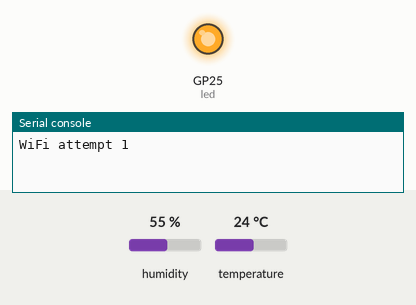
The program below on a simulated Raspberry Pi Pico running MicroPython. On the bench: output pins drawn as LEDs (lit = HIGH), the last lines printed to the serial console. The test bench sets the inputs (shaded band); at power-on: humidity 55 %, temperature 24 °C. WiFi joins after 1.5 s; values from a settings file that is not in the repository are placeholders; web requests get an empty 200 reply after 0.4 s; the clock reads 2024-03-15 10:24:30 at power-on unless the program sets it; library files of the repository ran but are not shown: 2 file(s).

Above: at 1.4 s.
At 32.9 s:
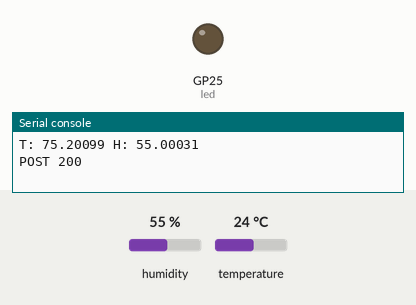
Timing chart, 0 to 79.2 s (numbered marks = the images above):
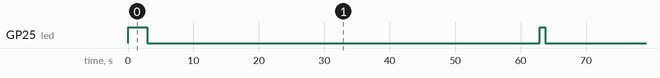

The program:

main.py
```python
from machine import Pin, reset
import network
import time
import urequests
import json
import secrets
import update
import i2c_bus
import discovery

FIRMWARE_VERSION = "pico-sensors-0.1"

SERVER_URL = secrets.SERVER_URL
SERVER_BASE = SERVER_URL.rsplit("/api/", 1)[0]
NODE_ID = secrets.NODE_ID

READ_INTERVAL_S = 60

led = Pin("LED", Pin.OUT)
i2c = i2c_bus.create_bus()

attached_sensors = []
last_scan_at = 0
last_inventory_sig = ""


def connect_wifi(max_attempts=3):
    wlan = network.WLAN(network.STA_IF)
    wlan.active(True)

    if wlan.isconnected():
        return True

    for attempt in range(1, max_attempts + 1):
        print("WiFi attempt", attempt)
        wlan.connect(secrets.WIFI_SSID, secrets.WIFI_PASSWORD)

        start = time.time()
        while not wlan.isconnected():
            if time.time() - start > 15:
                break
            time.sleep(1)

        if wlan.isconnected():
            print("WiFi connected:", wlan.ifconfig())
            return True

        backoff = attempt * 5
        print("WiFi failed, backing off", backoff, "s")
        time.sleep(backoff)

    return False


def maybe_rescan():
    global attached_sensors, last_scan_at, last_inventory_sig

    now = time.time()
    if attached_sensors and (now - last_scan_at) < discovery.RESCAN_INTERVAL_S:
        return []

    attached_sensors, scan_errors = discovery.discover(i2c)
    last_scan_at = now

    sig = discovery.inventory_signature(attached_sensors)
    change_errors = []
    if last_inventory_sig and sig != last_inventory_sig:
        print("Inventory changed:", last_inventory_sig, "->", sig)
        change_errors.append({
            "code": "inventory_changed",
            "detail": last_inventory_sig + " -> " + sig,
        })
    last_inventory_sig = sig

    print("Attached sensors:", attached_sensors)
    return discovery.merge_sensor_errors(scan_errors, change_errors)


def build_payload(readings, sensor_errors):
    integrity = discovery.integrity_from_errors(sensor_errors)
    return {
        "node_id": NODE_ID,
        "firmware_version": FIRMWARE_VERSION,
        "timestamp_node": "",
        "attached_sensors": attached_sensors,
        "readings": readings,
        "integrity": integrity,
    }


def post_payload(payload, max_attempts=3):
    for attempt in range(1, max_attempts + 1):
        try:
            response = urequests.post(
                SERVER_URL,
                headers={"Content-Type": "application/json"},
                data=json.dumps(payload),
            )

            status = response.status_code
            text = response.text
            response.close()

            print("POST", status, text)

            if 200 <= status < 300:
                return True

        except Exception as e:
            print("POST failed:", e)

        backoff = attempt * 5
        print("POST backoff", backoff, "s")
        time.sleep(backoff)

    return False


while True:
    led.on()

    if connect_wifi():
        if update.check_and_apply(SERVER_BASE, FIRMWARE_VERSION):
            reset()

        try:
            rescan_errors = maybe_rescan()
            readings, read_errors = discovery.read_all(i2c, attached_sensors)
            sensor_errors = discovery.merge_sensor_errors(rescan_errors, read_errors)

            print("T:", readings.get("temperature_F"), "H:", readings.get("humidity_percent"))

            payload = build_payload(readings, sensor_errors)
            ok = post_payload(payload)

            if not ok:
                print("POST ultimately failed")

        except Exception as e:
            print("Sensor or payload error:", e)
    else:
        print("WiFi ultimately failed")

    led.off()
    time.sleep(READ_INTERVAL_S)
```

update.py
```python
"""WiFi OTA client for MicroPython Pico W."""

import hashlib
import json
import machine
import os
import urequests

PROTECTED = {"secrets.py"}


def _server_base(server_base):
    return server_base.rstrip("/")


def fetch_manifest(server_base):
    url = _server_base(server_base) + "/api/firmware/manifest"
    response = urequests.get(url)
    try:
        if response.status_code != 200:
            print("OTA manifest HTTP", response.status_code)
            return None
        return json.loads(response.text)
    finally:
        response.close()


def _sha256(data):
    digest = hashlib.sha256(data).digest()
    return "".join("{:02x}".format(b) for b in digest)


def _ensure_parent_dir(filepath):
    if "/" not in filepath:
        return
    directory = filepath.rsplit("/", 1)[0]
    parts = directory.split("/")
    path = ""
    for part in parts:
        path = part if not path else path + "/" + part
        try:
            os.mkdir(path)
        except OSError:
            pass


def _download_file(server_base, rel_path):
    url = _server_base(server_base) + "/api/firmware/file/" + rel_path
    response = urequests.get(url)
    try:
        if response.status_code != 200:
            raise OSError("HTTP " + str(response.status_code))
        return response.content
    finally:
        response.close()


def _install_file(rel_path, data, expected_sha256, expected_size):
    if len(data) != expected_size:
        raise OSError("size mismatch for " + rel_path)

    digest = _sha256(data)
    if digest != expected_sha256:
        raise OSError("hash mismatch for " + rel_path)

    temp_path = rel_path + ".new"
    backup_path = rel_path + ".bak"

    _ensure_parent_dir(rel_path)

    with open(temp_path, "wb") as f:
        f.write(data)

    try:
        os.remove(backup_path)
    except OSError:
        pass

    try:
        os.rename(rel_path, backup_path)
    except OSError:
        pass

    try:
        os.rename(temp_path, rel_path)
    except OSError:
        try:
            os.rename(backup_path, rel_path)
        except OSError:
            pass
        raise


def update_available(manifest, current_version):
    if manifest is None:
        return False
    return manifest.get("version") != current_version


def apply_manifest(server_base, manifest):
    for entry in manifest.get("files", []):
        rel_path = entry["path"]
        if rel_path in PROTECTED:
            print("OTA skip protected", rel_path)
            continue

        print("OTA fetch", rel_path)
        data = _download_file(server_base, rel_path)
        _install_file(rel_path, data, entry["sha256"], entry["size"])
        print("OTA installed", rel_path)


def check_and_apply(server_base, current_version):
    """Return True if an update was applied (caller should reset)."""
    try:
        manifest = fetch_manifest(server_base)
        if not update_available(manifest, current_version):
            return False

        print("OTA update", current_version, "->", manifest.get("version"))
        apply_manifest(server_base, manifest)
        print("OTA complete, rebooting")
        return True
    except Exception as e:
        print("OTA failed:", e)
        return False
```

i2c_bus.py
```python
from machine import Pin, I2C

SDA_PIN = 4
SCL_PIN = 5
I2C_FREQ = 100000


def create_bus():
    return I2C(0, sda=Pin(SDA_PIN), scl=Pin(SCL_PIN), freq=I2C_FREQ)
```

discovery.py
```python
import sensors

RESCAN_INTERVAL_S = 900  # 15 minutes during development


def _hex_addr(addr):
    return hex(addr)


def _identify_address(i2c, addr):
    for driver in sensors.DRIVERS:
        if addr not in driver.ADDRESSES:
            continue
        try:
            if driver.probe(i2c, addr):
                return {
                    "driver": driver.DRIVER,
                    "address": _hex_addr(addr),
                    "label": driver.LABEL,
                }
        except OSError:
            continue
    return {
        "driver": "unknown",
        "address": _hex_addr(addr),
        "label": "unknown",
    }


def discover(i2c):
    attached = []
    sensor_errors = []
    seen_drivers = {}

    try:
        addresses = i2c.scan()
    except OSError as e:
        return attached, [{"code": "bus_scan_failed", "detail": str(e)}]

    for addr in sorted(addresses):
        entry = _identify_address(i2c, addr)
        attached.append(entry)

        if entry["driver"] == "unknown":
            sensor_errors.append({
                "address": entry["address"],
                "code": "unknown_device",
                "detail": "No driver matched this address",
            })
            continue

        driver_key = entry["driver"]
        if driver_key in seen_drivers:
            sensor_errors.append({
                "address": entry["address"],
                "code": "duplicate_or_ambiguous",
                "detail": "Multiple devices matched driver " + driver_key,
            })
        seen_drivers[driver_key] = entry["address"]

    return attached, sensor_errors


def read_all(i2c, attached):
    readings = {}
    sensor_errors = []

    for entry in attached:
        driver_name = entry["driver"]
        addr = int(entry["address"], 16)

        if driver_name == "unknown":
            continue

        driver = None
        for candidate in sensors.DRIVERS:
            if candidate.DRIVER == driver_name:
                driver = candidate
                break

        if driver is None:
            sensor_errors.append({
                "address": entry["address"],
                "code": "driver_missing",
                "detail": driver_name,
            })
            continue

        try:
            fragment = driver.read(i2c, addr)
            readings.update(fragment)
        except OSError as e:
            sensor_errors.append({
                "address": entry["address"],
                "code": "read_failed",
                "detail": str(e),
            })
        except Exception as e:
            sensor_errors.append({
                "address": entry["address"],
                "code": "read_failed",
                "detail": str(e),
            })

    return readings, sensor_errors


def inventory_signature(attached):
    parts = []
    for entry in attached:
        parts.append(entry["driver"] + "@" + entry["address"])
    return "|".join(sorted(parts))


def merge_sensor_errors(*error_lists):
    merged = []
    for errors in error_lists:
        merged.extend(errors)
    return merged


def integrity_from_errors(sensor_errors, base_state="green", base_score=1.0):
    if not sensor_errors:
        return {
            "state": base_state,
            "score": base_score,
            "mode": "sensor-discovery",
            "sensor_errors": [],
        }

    state = "yellow"
    for err in sensor_errors:
        if err.get("code") in ("duplicate_or_ambiguous", "bus_scan_failed"):
            state = "red"
            break

    return {
        "state": state,
        "score": 0.5 if state == "yellow" else 0.25,
        "mode": "sensor-discovery",
        "sensor_errors": sensor_errors,
    }
```

Measured:
- by itself, GP25 (led): repeats every 60.9 s: LOW 60.0 s, HIGH 0.89 s
